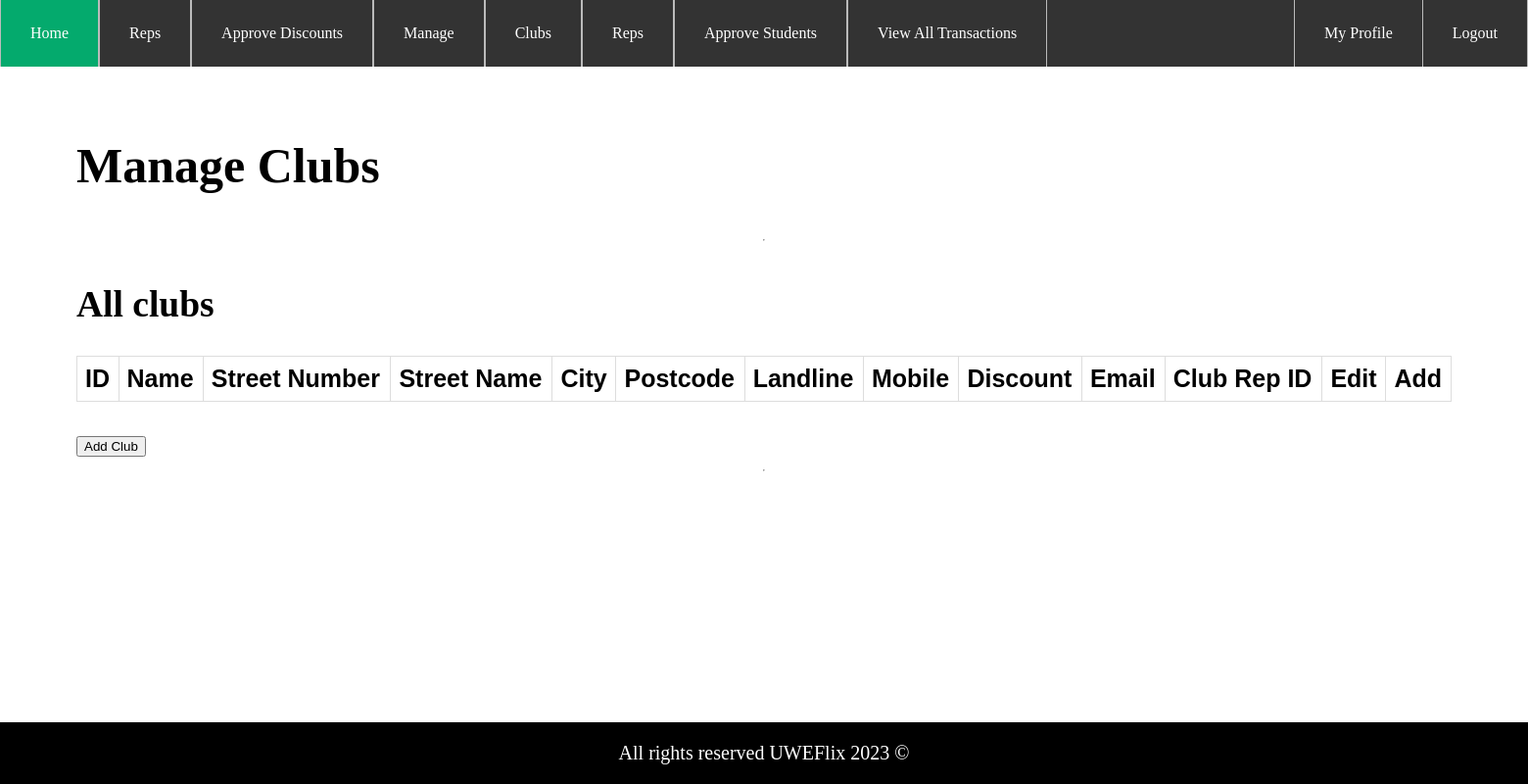
The app's page /clubs/view_clubs/ (signed in), older data.
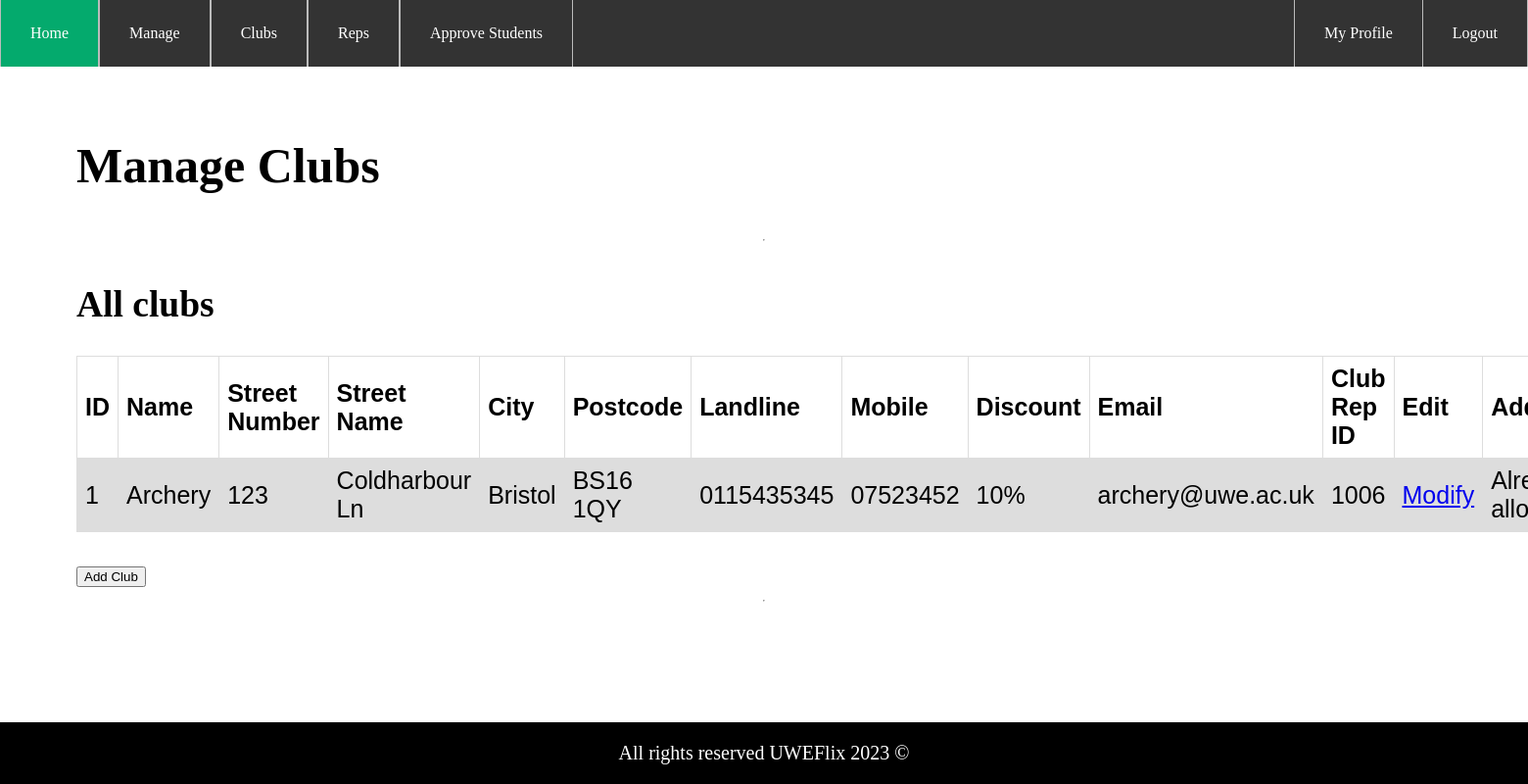
The same page, newer data.
### UWEFlix/models.py (models this page shows, shortened)
class Club(models.Model):
    name = models.CharField(max_length=255)
    street_number = models.PositiveIntegerField()
    street_name = models.CharField(max_length=255)
    city = models.CharField(max_length=255)
    postcode = models.CharField(max_length=255)
    landline = models.CharField(max_length=255)
    mobile = models.CharField(max_length=255)
    discount = models.IntegerField()
    email = models.EmailField()

class UserProfile(models.Model):
    user_obj = models.OneToOneField(User, on_delete=models.CASCADE)
    club = models.ForeignKey(Club, null=True, on_delete=models.CASCADE, blank=True)
    date_of_birth = models.DateField(default=timezone.now, auto_now_add=False, auto_now=False, blank=False)
    credits = models.FloatField(default=0)
    discount = models.IntegerField(null=True, blank=True, default=0)
    applied_discount = models.IntegerField(null=True, blank=True, default=0)

class User(AbstractBaseUser, PermissionsMixin):
    email = models.EmailField(blank=True, default='', unique=True)
    username = models.CharField(max_length=150, blank=True, default='')
    first_name = models.CharField(max_length=30, blank=True)
    last_name = models.CharField(max_length=150, blank=True)
    is_active = models.BooleanField(default=False)
    is_superuser = models.BooleanField(default=False)
    is_staff = models.BooleanField(default=False)
    date_joined = models.DateTimeField(default=timezone.now)
    last_login = models.DateTimeField(blank=True, null=True)
    objects = CustomUserManager()
    USERNAME_FIELD = 'email'
    EMAIL_FIELD = 'email'
    REQUIRED_FIELDS = []
    class Meta:
        verbose_name = 'User'
        verbose_name_plural = 'Users'

### UWEFlix/decorators.py (the view)
        def wrapper_func(request, *args, **kwargs):
            group = None
            if request.user.groups.exists():
                group = request.user.groups.all()[0].name
            if group == 'Administrator' or group in allowed_roles:
                return view_func(request, *args, **kwargs)
            else:
                return redirect('Homepage')

### ClubManager/views.py (called while the page is built)
@login_required(login_url='/login')
@allowed_users(allowed_roles='CinemaManager')
def view_clubs(request):
    clubs = Club.objects.all()
    club_reps = UserProfile.objects.exclude(club__isnull=True)
    clubs_with_no_club_reps = Club.objects.filter(userprofile=None)
    return render(request, 'ClubManager/view_clubs.html',
                  {"clubs": clubs, "club_reps": club_reps, "clubs_with_no_club_reps": clubs_with_no_club_reps})

### UWEFlix/templatetags/customtags.py (called while the page is built)
@register.filter
def has_group(user, group_name):
    return user.groups.filter(name=group_name).exists() or user.groups.filter(name='Administrator').exists()

### ClubManager/templates/ClubManager/view_clubs.html (shortened to what this page needs)
{% extends 'ClubManager/parent.html' %}
{% block page %}
<h1>Manage Clubs</h1>
<hr class="solid">
<div>
    <h2>All clubs</h2>
    <table style="width:100%">
        <tr>
            <th>ID</th>
            <th>Name</th>
            <th>Street Number</th>
            <th>Street Name</th>
            <th>City</th>
            <th>Postcode</th>
            <th>Landline</th>
            <th>Mobile</th>
            <th>Discount</th>
            <th>Email</th>
            <th>Club Rep ID</th>
            <th>Edit</th>
            <th>Add</th>
        </tr>
        {% for club in clubs %}
        {% for rep in club_reps %}
        {% if rep.club_id == club.id %}
        <tr>
            <td>{{club.id}}</td>
            <td>{{club.name}}</td>
            <td>{{club.street_number}}</td>
            <td>{{club.street_name}}</td>
            <td>{{club.city}}</td>
            <td>{{club.postcode}}</td>
            <td>{{club.landline}}</td>
            <td>{{club.mobile}}</td>
            <td>{{club.discount}}%</td>
            <td>{{club.email}}</td>
            <td>{{rep.user_obj.username}}</td>
            <td><a href="/clubs/update_club/{{club.id}}">Modify</a></td>
            <td>Already allocated</td>
        </tr>
        {% endif %}
        {% endfor %}
        {% endfor %}
    </table>
    <br>
    <input type="submit" class="button" onclick="window.location.href='/clubs/add_club/'" value="Add Club"/>
</div>
<hr class="solid">
{% endblock %}

### ClubManager/templates/ClubManager/parent.html (shortened to what this page needs)
{% extends 'UWEFlix/parent.html' %}
{% load static %}

### UWEFlix/templates/UWEFlix/parent.html (shortened to what this page needs)
<!DOCTYPE html>
<html lang="en">
{% load customtags %}
{% load static %}
<link rel="stylesheet" href="{% static 'UWEFlix/main.css' %}">
<head>
</head>
<body>
<div class="top_bar">
    <ul>
        <li><a class="active" href="/">Home</a></li>
        {% if request.user.is_anonymous %}
        <li style="float:right"><a href="{% url 'Login' %}">Login</a></li>
        {% else %}
        {% if request.user|has_group:"AccountManager" %}
        <li><a href="{% url 'View Reps' %}">Reps</a></li>
        <li><a href="{% url 'View Unapproved Discounts' %}">Approve Discounts</a></li>
        {% endif %}
        {% if request.user|has_group:"CinemaManager" %}
        <li><a href="{% url 'Dashboard' %}">Manage</a></li>
        <li><a href="{% url 'View Clubs' %}">Clubs</a></li>
        <li><a href="{% url 'View Reps' %}">Reps</a></li>
        <li><a href="{% url 'View Unapproved Students' %}">Approve Students</a></li>
        {% endif %}
        {% if request.user|has_group:"ClubRepresentative" %}
        <li><a href="{% url 'View Club Transactions' %}">View All Transactions</a></li>
        {% endif %}
        <li style="float:right"><a href="{% url 'Logout' %}">Logout</a></li>
        <li style="float:right"><a href="{% url 'My Profile' %}">My Profile</a></li>
        {% endif %}
    </ul>
</div>
<div class="main">
    <br>
    {% block page %}
    {% endblock %}
</div>
<div class="foot">
    <p>All rights reserved UWEFlix 2023 ©</p>
</div>
</body>
</html>

### UWEFlix/static/UWEFlix/main.css (style rules this page uses)
table { font-family: arial, sans-serif; border-collapse: collapse; width: 100%; }
td, th { border: 1px solid #dddddd; text-align: left; padding: 8px; }
tr:nth-child(even) { background-color: #dddddd; }
.top_bar { position: fixed; left: 0; top: 0; width: 100%; background-color: gray; }
.foot { position: fixed; left: 0; bottom: 0; width: 100%; font-size: 20px; text-align: center; padding: 0px 0px 0px 0px; background-color: black; color: white; }
.main { font-size: 25px; padding: 70px; display: flex; flex-direction: column; }

### UWEFlix/templates/UWEFlix/parent.html (style rules this page uses)
ul { list-style-type: none; margin: 0; padding: 0; overflow: hidden; background-color: #333; }
li { float: left; border-left:1px solid #bbb; border-right:1px solid #bbb; }
li:last-child { border-right: none; }
li a { display: block; color: white; text-align: center; padding: 25px 30px; text-decoration: none; }
.active { background-color: #04AA6D; }

Row changes from the older to the newer data that the page shows:
added Club: id "1", name "Archery", street_number "123", street_name "Coldharbour Ln", city "Bristol", postcode "BS16 1QY", landline "0115435345", mobile "07523452", discount "10", email "archery@uwe.ac.uk"
added UserProfile: user_obj.username "1006"
Text that changed along with them:
text no longer shown: "Reps Approve Discounts View All Transactions"
